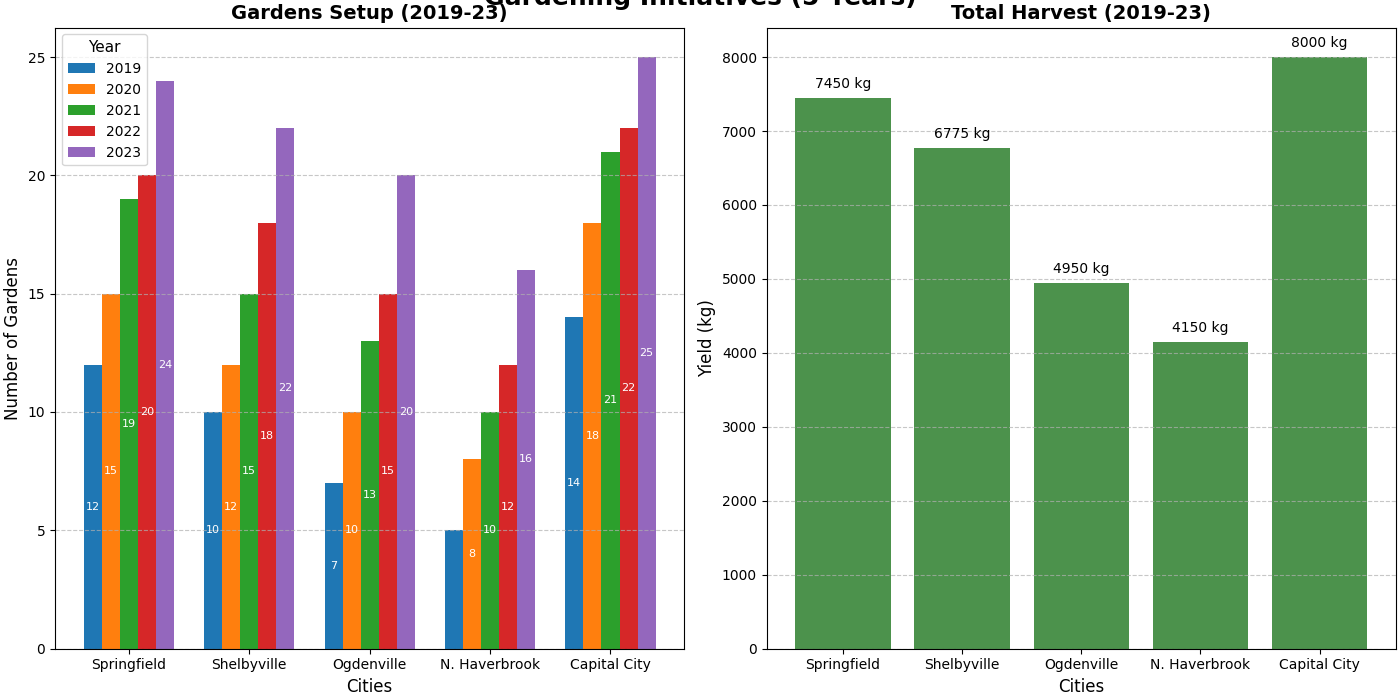

Source code (Python):
import matplotlib.pyplot as plt
import numpy as np

# Define cities and years
cities = ['Springfield', 'Shelbyville', 'Ogdenville', 'N. Haverbrook', 'Capital City']
years = ['2019', '2020', '2021', '2022', '2023']

# Data: Number of gardens set up each year in each city
gardens_setup = np.array([
    [12, 15, 19, 20, 24],
    [10, 12, 15, 18, 22],
    [7, 10, 13, 15, 20],
    [5, 8, 10, 12, 16],
    [14, 18, 21, 22, 25]
])

# Data: Harvest yield in kilograms for each city each year
harvest_yield = np.array([
    [1200, 1350, 1500, 1600, 1800],
    [1100, 1225, 1375, 1475, 1600],
    [700, 900, 1000, 1100, 1250],
    [500, 750, 850, 950, 1100],
    [1400, 1500, 1600, 1700, 1800]
])

# Aggregate data for the second subplot
total_harvest_yield = harvest_yield.sum(axis=1)

fig, (ax1, ax2) = plt.subplots(1, 2, figsize=(14, 7), constrained_layout=True)

# Subplot 1: Grouped bar chart for gardens setup
bar_width = 0.15
indices = np.arange(len(cities))

for i, year in enumerate(years):
    bars = ax1.bar(indices + i * bar_width, gardens_setup[:, i], width=bar_width, label=year)
    
    for bar in bars:
        height = bar.get_height()
        if height > 5: 
            ax1.annotate(f'{int(height)}', 
                         xy=(bar.get_x() + bar.get_width() / 2, bar.get_height() / 2),
                         xytext=(0, 0), textcoords="offset points",
                         ha='center', va='center', fontsize=8, color='white')

ax1.set_title("Gardens Setup (2019-23)", fontsize=14, fontweight='bold')
ax1.set_xlabel("Cities", fontsize=12)
ax1.set_ylabel("Number of Gardens", fontsize=12)
ax1.yaxis.grid(True, linestyle='--', alpha=0.7)
ax1.set_xticks(indices + bar_width * (len(years) - 1) / 2)
ax1.set_xticklabels(cities)
ax1.legend(title="Year", title_fontsize='11', fontsize='10', loc='upper left')

# Subplot 2: Bar chart for total harvest yield
bars = ax2.bar(cities, total_harvest_yield, color='darkgreen', alpha=0.7)

for bar, yield_amount in zip(bars, total_harvest_yield):
    ax2.annotate(f'{yield_amount} kg', 
                 xy=(bar.get_x() + bar.get_width() / 2, bar.get_height()),
                 xytext=(0, 5), textcoords="offset points",
                 ha='center', va='bottom', fontsize=10, color='black')

ax2.set_title("Total Harvest (2019-23)", fontsize=14, fontweight='bold')
ax2.set_xlabel("Cities", fontsize=12)
ax2.set_ylabel("Yield (kg)", fontsize=12)
ax2.yaxis.grid(True, linestyle='--', alpha=0.7)

fig.suptitle("Gardening Initiatives (5 Years)", fontsize=18, fontweight='bold', y=1.02)
plt.show()
